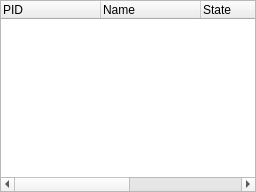
<?xml version="1.0" encoding="UTF-8"?>
<!--
DFF - An Open Source Digital Forensics Framework
Copyright (C) 2011 ArxSys

This program is free software, distributed under the terms of
the GNU General Public License Version 2. See the LICENSE file
at the top of the source tree.

See http://www.digital-forensic.org for more information about this
project. Please do not directly contact any of the maintainers of
DFF for assistance; the project provides a web site, mailing lists
and IRC channels for your use.

Author(s):
Christophe Malinge cma@digital-forensic.org
-->
<ui version="4.0">
 <class>TaskManager</class>
 <widget class="QTreeWidget" name="TaskManager"><widget class="QWidget" name="useless">
  <property name="enabled">
  <bool>false</bool>
  </property>
  <property name="geometry">
  <rect>
    <x>0</x>
    <y>0</y>
    <width>0</width>
    <height>0</height>
  </rect>
  </property>
  </widget>
  <property name="geometry">
   <rect>
    <x>0</x>
    <y>0</y>
    <width>256</width>
    <height>192</height>
   </rect>
  </property>
  <property name="sizePolicy">
   <sizepolicy hsizetype="Expanding" vsizetype="Expanding">
    <horstretch>0</horstretch>
    <verstretch>0</verstretch>
   </sizepolicy>
  </property>
  <property name="windowTitle">
   <string>Task Manager</string>
  </property>
  <property name="windowIcon">
   <iconset resource="gui.qrc">
    <normaloff>:/script-run.png</normaloff>:/script-run.png</iconset>
  </property>
  <column>
   <property name="text">
    <string>PID</string>
   </property>
  </column>
  <column>
   <property name="text">
    <string>Name</string>
   </property>
  </column>
  <column>
   <property name="text">
    <string>State</string>
   </property>
  </column>
  <column>
   <property name="text">
    <string>Info</string>
   </property>
  </column>
  <column>
   <property name="text">
    <string>Exec Time</string>
   </property>
  </column>
 </widget>
 <resources>
  <include location="gui.qrc"/>
 </resources>
 <connections/>
</ui>
